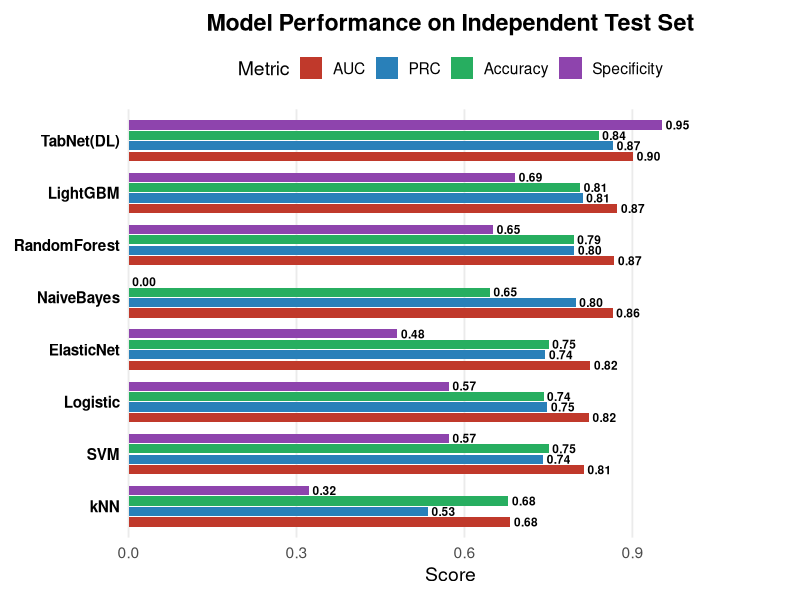
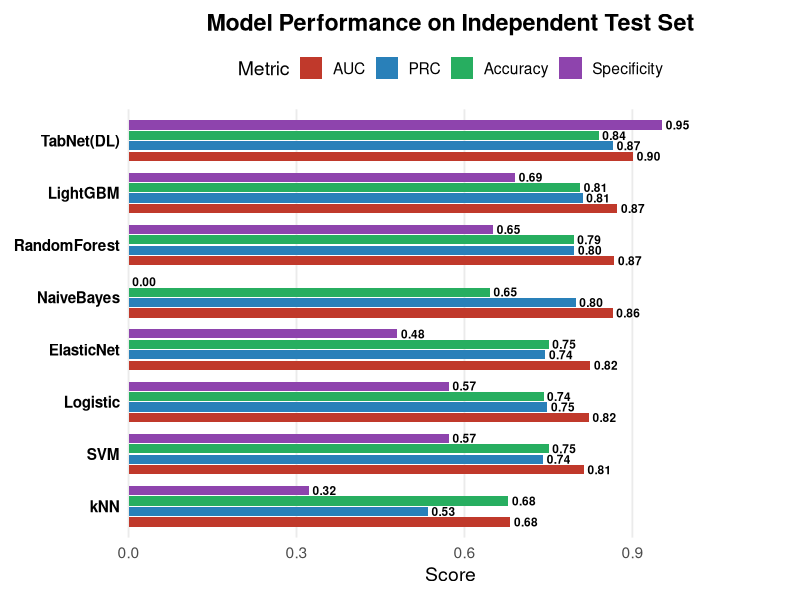

The R source for these figures, in order:
library(tidyverse)
library(scales)

# ==============================================================================
# 1. 准备数据
# ==============================================================================
csv_data <- '
"Model","AUC","PRC","Sensitivity","Specificity","Accuracy"
"LightGBM",0.873028690860726,0.810975817507315,0.870036101083033,0.69078947368421,0.806526806526807
"NaiveBayes",0.864953448603458,0.798730181399296,1,0,0.645687645687646
"RandomForest",0.867922287668631,0.796337834667288,0.873646209386282,0.651315789473684,0.794871794871795
"ElasticNet",0.82493349800494,0.744661600065024,0.898916967509025,0.480263157894737,0.750582750582751
"Logistic",0.822297168915067,0.748382490316838,0.833935018050541,0.572368421052632,0.741258741258741
"SVM",0.813343150294509,0.740808791054013,0.848375451263538,0.572368421052632,0.750582750582751
"kNN",0.682061086832605,0.534765922935195,0.873646209386282,0.322368421052632,0.678321678321678
"TabNet(DL)",0.9012684589170769,0.8656889504224513,0.631578947368421,0.9532374100719424,0.8395348837209302

'

df <- read.csv(text = csv_data, stringsAsFactors = FALSE)

# ==============================================================================
# 2. 数据处理
# ==============================================================================
df_long <- df %>%
  # 转换为长格式
  pivot_longer(cols = c("AUC", "PRC", "Sensitivity", "Specificity", "Accuracy"),
               names_to = "Metric",
               values_to = "Score") %>%
  # 1. 过滤掉 Sensitivity
  filter(Metric != "Sensitivity")

# 2. 设置模型排序 (按 AUC 最高排在最上面)
df_long <- df_long %>%
  mutate(Model = fct_reorder(Model, Score, .fun = max, .desc = FALSE))

# 3. 【关键】设置指标的显示顺序 (AUC -> PRC -> Accuracy -> Specificity)
df_long$Metric <- factor(df_long$Metric,
                         levels = c("AUC", "PRC", "Accuracy", "Specificity"))

# ==============================================================================
# 3. 绘图
# ==============================================================================
p <- ggplot(df_long, aes(x = Model, y = Score, fill = Metric)) +
  # 柱状图
  geom_col(position = position_dodge(width = 0.8), width = 0.7) +

  # 数值标签
  geom_text(aes(label = sprintf("%.2f", Score)),
            position = position_dodge(width = 0.8),
            hjust = -0.15,
            size = 3,
            color = "black",
            fontface = "bold") +

  # 坐标轴翻转
  coord_flip(clip = "off") +

  # Y轴范围设置
  scale_y_continuous(limits = c(0, 1.15), expand = c(0, 0)) +

  # 【配色方案：稳重、专业、区分度高】
  # 选用了一组经典的扁平化设计颜色 (Flat Design)
  scale_fill_manual(values = c(
    "AUC"         = "#C0392B",  # 深红色 (权威/重点)
    "PRC"         = "#2980B9",  # 深蓝色 (沉稳)
    "Accuracy"    = "#27AE60",  # 深绿色 (通过/正确)
    "Specificity" = "#8E44AD"   # 深紫色 (独特/区分)
  )) +

  # 主题设置
  theme_minimal(base_size = 14) +
  labs(title = "Model Performance on Independent Test Set",

       x = NULL, y = "Score", fill = "Metric") +

  theme(
    legend.position = "top",
    panel.grid.major.y = element_blank(),
    panel.grid.minor = element_blank(),
    axis.text.y = element_text(face = "bold", color = "black", size = 11),
    legend.box = "horizontal",
    plot.title = element_text(face = "bold", hjust = 0.5),
    plot.subtitle = element_text(hjust = 0.5, color = "gray50"),
    plot.margin = margin(10, 20, 10, 10)
  )

print(p)
ggsave("matric_compare.png", plot = p, width = 10, height = 7, dpi = 300)
